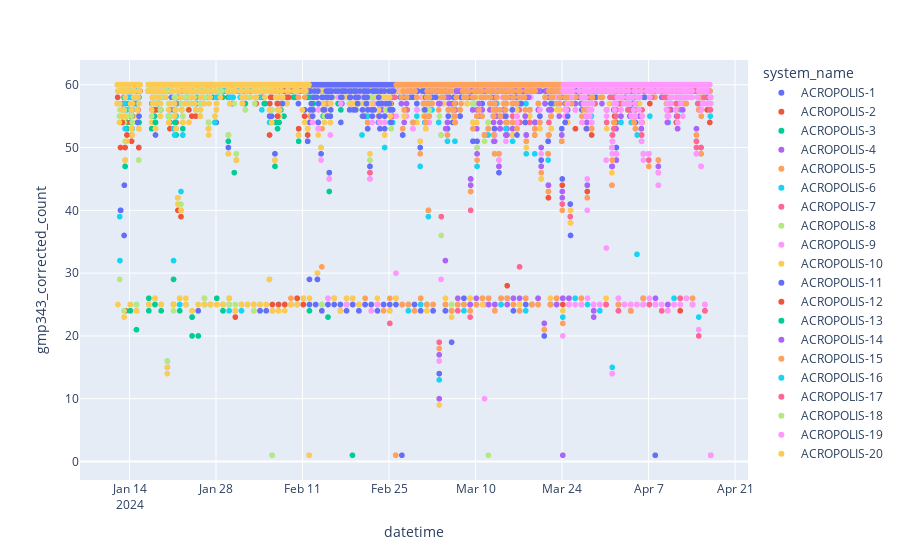

The code cell stored with this chart in its notebook:
### Code cell
fig = px.scatter(df, x="datetime", y="gmp343_corrected_count", color = "system_name")
fig.show()

### Figure 1 — Plotly figure (JSON) as saved in the notebook; plotly's stock layout.template omitted (floating-point values rounded to 4 significant figures; data arrays with more than 128 entries replaced by an {"elided": "..."} marker saying what was removed)
{"data": [{"hovertemplate": "system_name=ACROPOLIS-1<br>datetime=%{x}<br>gmp343_corrected_count=%{y}<extra></extra>", "legendgroup": "ACROPOLIS-1", "marker": {"color": "#636efa", "symbol": "circle"}, "mode": "markers", "name": "ACROPOLIS-1", "showlegend": true, "type": "scattergl", "x": {"elided": "478 str values"}, "xaxis": "x", "y": {"elided": "478 int values"}, "yaxis": "y"}, {"hovertemplate": "system_name=ACROPOLIS-2<br>datetime=%{x}<br>gmp343_corrected_count=%{y}<extra></extra>", "legendgroup": "ACROPOLIS-2", "marker": {"color": "#EF553B", "symbol": "circle"}, "mode": "markers", "name": "ACROPOLIS-2", "showlegend": true, "type": "scattergl", "x": {"elided": "839 str values"}, "xaxis": "x", "y": {"elided": "839 int values"}, "yaxis": "y"}, {"hovertemplate": "system_name=ACROPOLIS-3<br>datetime=%{x}<br>gmp343_corrected_count=%{y}<extra></extra>", "legendgroup": "ACROPOLIS-3", "marker": {"color": "#00cc96", "symbol": "circle"}, "mode": "markers", "name": "ACROPOLIS-3", "showlegend": true, "type": "scattergl", "x": {"elided": "854 str values"}, "xaxis": "x", "y": {"elided": "854 int values"}, "yaxis": "y"}, {"hovertemplate": "system_name=ACROPOLIS-4<br>datetime=%{x}<br>gmp343_corrected_count=%{y}<extra></extra>", "legendgroup": "ACROPOLIS-4", "marker": {"color": "#ab63fa", "symbol": "circle"}, "mode": "markers", "name": "ACROPOLIS-4", "showlegend": true, "type": "scattergl", "x": {"elided": "1392 str values"}, "xaxis": "x", "y": {"elided": "1392 int values"}, "yaxis": "y"}, {"hovertemplate": "system_name=ACROPOLIS-5<br>datetime=%{x}<br>gmp343_corrected_count=%{y}<extra></extra>", "legendgroup": "ACROPOLIS-5", "marker": {"color": "#FFA15A", "symbol": "circle"}, "mode": "markers", "name": "ACROPOLIS-5", "showlegend": true, "type": "scattergl", "x": {"elided": "454 str values"}, "xaxis": "x", "y": {"elided": "454 int values"}, "yaxis": "y"}, {"hovertemplate": "system_name=ACROPOLIS-6<br>datetime=%{x}<br>gmp343_corrected_count=%{y}<extra></extra>", "legendgroup": "ACROPOLIS-6", "marker": {"color": "#19d3f3", "symbol": "circle"}, "mode": "markers", "name": "ACROPOLIS-6", "showlegend": true, "type": "scattergl", "x": {"elided": "1367 str values"}, "xaxis": "x", "y": {"elided": "1367 int values"}, "yaxis": "y"}, {"hovertemplate": "system_name=ACROPOLIS-7<br>datetime=%{x}<br>gmp343_corrected_count=%{y}<extra></extra>", "legendgroup": "ACROPOLIS-7", "marker": {"color": "#FF6692", "symbol": "circle"}, "mode": "markers", "name": "ACROPOLIS-7", "showlegend": true, "type": "scattergl", "x": {"elided": "1343 str values"}, "xaxis": "x", "y": {"elided": "1343 int values"}, "yaxis": "y"}, {"hovertemplate": "system_name=ACROPOLIS-8<br>datetime=%{x}<br>gmp343_corrected_count=%{y}<extra></extra>", "legendgroup": "ACROPOLIS-8", "marker": {"color": "#B6E880", "symbol": "circle"}, "mode": "markers", "name": "ACROPOLIS-8", "showlegend": true, "type": "scattergl", "x": {"elided": "670 str values"}, "xaxis": "x", "y": {"elided": "670 int values"}, "yaxis": "y"}, {"hovertemplate": "system_name=ACROPOLIS-9<br>datetime=%{x}<br>gmp343_corrected_count=%{y}<extra></extra>", "legendgroup": "ACROPOLIS-9", "marker": {"color": "#FF97FF", "symbol": "circle"}, "mode": "markers", "name": "ACROPOLIS-9", "showlegend": true, "type": "scattergl", "x": {"elided": "1383 str values"}, "xaxis": "x", "y": {"elided": "1383 int values"}, "yaxis": "y"}, {"hovertemplate": "system_name=ACROPOLIS-10<br>datetime=%{x}<br>gmp343_corrected_count=%{y}<extra></extra>", "legendgroup": "ACROPOLIS-10", "marker": {"color": "#FECB52", "symbol": "circle"}, "mode": "markers", "name": "ACROPOLIS-10", "showlegend": true, "type": "scattergl", "x": {"elided": "2017 str values"}, "xaxis": "x", "y": {"elided": "2017 int values"}, "yaxis": "y"}, {"hovertemplate": "system_name=ACROPOLIS-11<br>datetime=%{x}<br>gmp343_corrected_count=%{y}<extra></extra>", "legendgroup": "ACROPOLIS-11", "marker": {"color": "#636efa", "symbol": "circle"}, "mode": "markers", "name": "ACROPOLIS-11", "showlegend": true, "type": "scattergl", "x": {"elided": "2041 str values"}, "xaxis": "x", "y": {"elided": "2041 int values"}, "yaxis": "y"}, {"hovertemplate": "system_name=ACROPOLIS-12<br>datetime=%{x}<br>gmp343_corrected_count=%{y}<extra></extra>", "legendgroup": "ACROPOLIS-12", "marker": {"color": "#EF553B", "symbol": "circle"}, "mode": "markers", "name": "ACROPOLIS-12", "showlegend": true, "type": "scattergl", "x": {"elided": "715 str values"}, "xaxis": "x", "y": {"elided": "715 int values"}, "yaxis": "y"}, {"hovertemplate": "system_name=ACROPOLIS-13<br>datetime=%{x}<br>gmp343_corrected_count=%{y}<extra></extra>", "legendgroup": "ACROPOLIS-13", "marker": {"color": "#00cc96", "symbol": "circle"}, "mode": "markers", "name": "ACROPOLIS-13", "showlegend": true, "type": "scattergl", "x": {"elided": "385 str values"}, "xaxis": "x", "y": {"elided": "385 int values"}, "yaxis": "y"}, {"hovertemplate": "system_name=ACROPOLIS-14<br>datetime=%{x}<br>gmp343_corrected_count=%{y}<extra></extra>", "legendgroup": "ACROPOLIS-14", "marker": {"color": "#ab63fa", "symbol": "circle"}, "mode": "markers", "name": "ACROPOLIS-14", "showlegend": true, "type": "scattergl", "x": {"elided": "1079 str values"}, "xaxis": "x", "y": {"elided": "1079 int values"}, "yaxis": "y"}, {"hovertemplate": "system_name=ACROPOLIS-15<br>datetime=%{x}<br>gmp343_corrected_count=%{y}<extra></extra>", "legendgroup": "ACROPOLIS-15", "marker": {"color": "#FFA15A", "symbol": "circle"}, "mode": "markers", "name": "ACROPOLIS-15", "showlegend": true, "type": "scattergl", "x": {"elided": "1223 str values"}, "xaxis": "x", "y": {"elided": "1223 int values"}, "yaxis": "y"}, {"hovertemplate": "system_name=ACROPOLIS-16<br>datetime=%{x}<br>gmp343_corrected_count=%{y}<extra></extra>", "legendgroup": "ACROPOLIS-16", "marker": {"color": "#19d3f3", "symbol": "circle"}, "mode": "markers", "name": "ACROPOLIS-16", "showlegend": true, "type": "scattergl", "x": {"elided": "561 str values"}, "xaxis": "x", "y": {"elided": "561 int values"}, "yaxis": "y"}, {"hovertemplate": "system_name=ACROPOLIS-17<br>datetime=%{x}<br>gmp343_corrected_count=%{y}<extra></extra>", "legendgroup": "ACROPOLIS-17", "marker": {"color": "#FF6692", "symbol": "circle"}, "mode": "markers", "name": "ACROPOLIS-17", "showlegend": true, "type": "scattergl", "x": {"elided": "455 str values"}, "xaxis": "x", "y": {"elided": "455 int values"}, "yaxis": "y"}, {"hovertemplate": "system_name=ACROPOLIS-18<br>datetime=%{x}<br>gmp343_corrected_count=%{y}<extra></extra>", "legendgroup": "ACROPOLIS-18", "marker": {"color": "#B6E880", "symbol": "circle"}, "mode": "markers", "name": "ACROPOLIS-18", "showlegend": true, "type": "scattergl", "x": {"elided": "571 str values"}, "xaxis": "x", "y": {"elided": "571 int values"}, "yaxis": "y"}, {"hovertemplate": "system_name=ACROPOLIS-19<br>datetime=%{x}<br>gmp343_corrected_count=%{y}<extra></extra>", "legendgroup": "ACROPOLIS-19", "marker": {"color": "#FF97FF", "symbol": "circle"}, "mode": "markers", "name": "ACROPOLIS-19", "showlegend": true, "type": "scattergl", "x": {"elided": "575 str values"}, "xaxis": "x", "y": {"elided": "575 int values"}, "yaxis": "y"}, {"hovertemplate": "system_name=ACROPOLIS-20<br>datetime=%{x}<br>gmp343_corrected_count=%{y}<extra></extra>", "legendgroup": "ACROPOLIS-20", "marker": {"color": "#FECB52", "symbol": "circle"}, "mode": "markers", "name": "ACROPOLIS-20", "showlegend": true, "type": "scattergl", "x": {"elided": "715 str values"}, "xaxis": "x", "y": {"elided": "715 int values"}, "yaxis": "y"}], "layout": {"legend": {"title": {"text": "system_name"}, "tracegroupgap": 0}, "margin": {"t": 60}, "xaxis": {"anchor": "y", "domain": [0, 1], "title": {"text": "datetime"}}, "yaxis": {"anchor": "x", "domain": [0, 1], "title": {"text": "gmp343_corrected_count"}}}}
